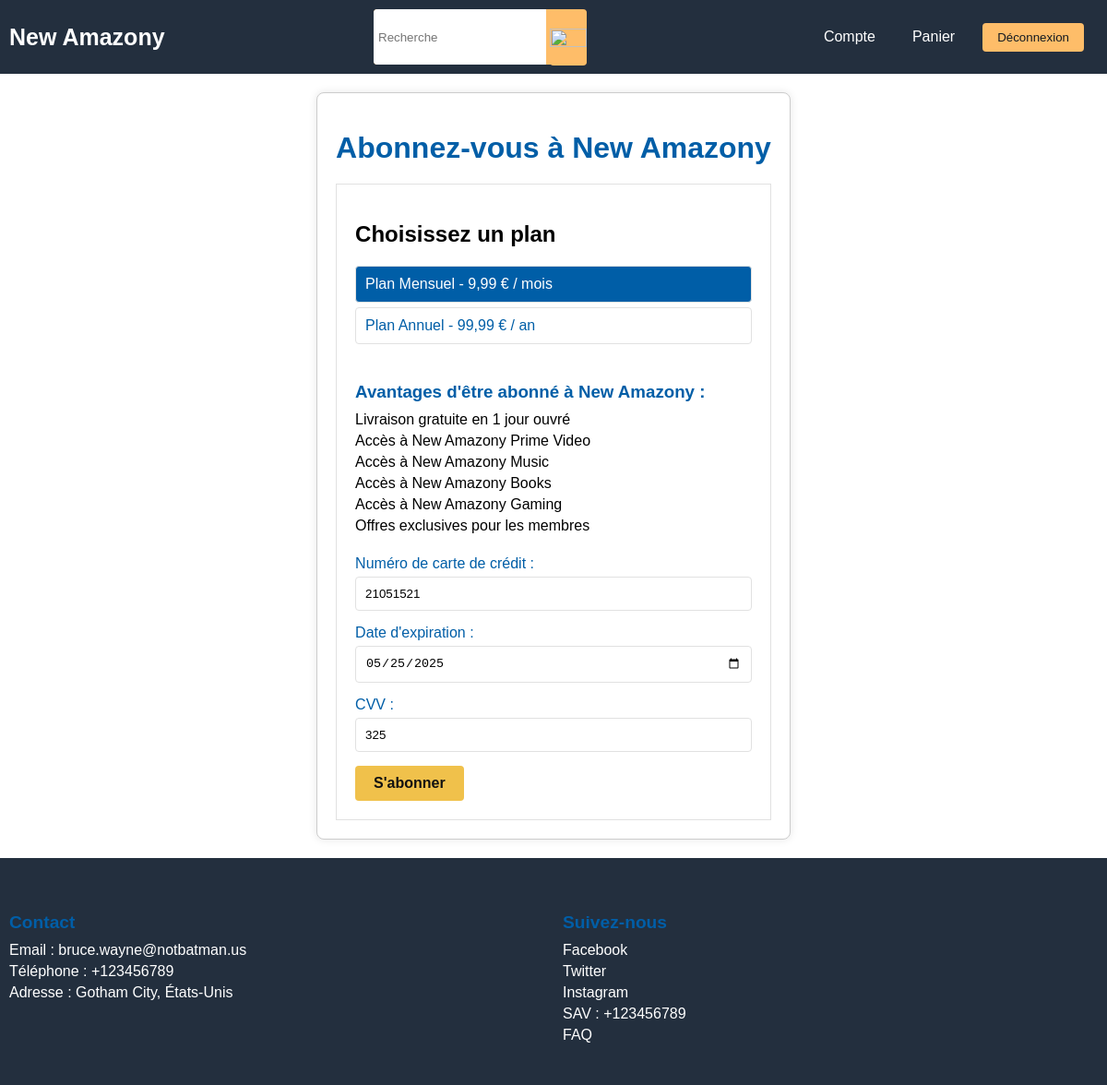
/php/abonnement.php (signed in), run on an earlier commit of the app's database.
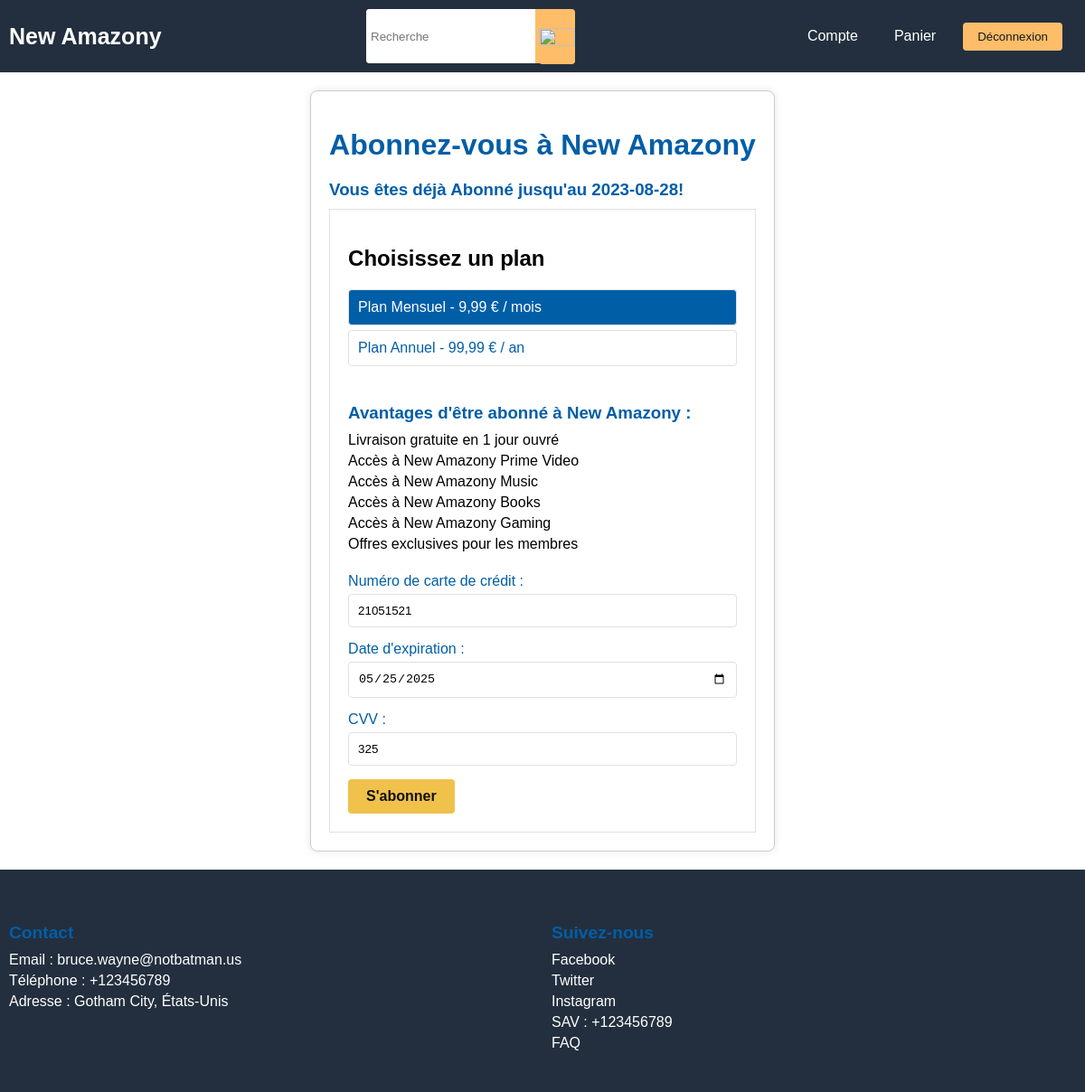
And on a later commit of the database.
### tables this page shows
CREATE TABLE IF NOT EXISTS `client` (
  `Prénom` varchar(50) NOT NULL,
  `Nom` varchar(50) NOT NULL,
  `Mail` varchar(100) NOT NULL,
  `Tel` varchar(15) NOT NULL,
  `Adresse` varchar(500) DEFAULT NULL,
  `Date_contrat` date DEFAULT NULL,
  `mdp` varchar(50) NOT NULL,
  `ID` int NOT NULL AUTO_INCREMENT,
  `numero_CB` int DEFAULT NULL,
  `date_CB` date DEFAULT NULL,
  `crypto_CB` int DEFAULT NULL,
  PRIMARY KEY (`ID`)
);

### php/fonction_get.php (called while the page is built, shortened)
<?php
require_once "fonction_update.php";
function recup_Data_Client($ID_Cli){
    global $link;
    $data = [];
    $sql_data = "SELECT * FROM client WHERE ID = $ID_Cli";
    $res_data = mysqli_query($link, $sql_data);
    $sql = "DESCRIBE client";
    $result = $link->query($sql);
    $obj = mysqli_fetch_object($res_data);
    while($row = $result->fetch_assoc()){
        $var = $row['Field'];
        $data[$var] = $obj->$var;
    }
    return $data;
}
?>

### php/abonnement.php (the view, shortened to what this page needs)
<?php
include("header.php");
$id_client = $_SESSION['Connexion'][0];
$value = recup_Data_Client($id_client);
?>
<!DOCTYPE html>
<html>
<head>
  <link rel="stylesheet" type="text/css" href="/projet_pedago/css/abonnement.css">
  <link rel="stylesheet" type="text/css" href="/projet_pedago/css/Main.css">
</head>
<body>
<div class="container">
    <h1>Abonnez-vous à New Amazony</h1>
    <?php
      if($value['Date_contrat'] > date('Y-m-d')){
        print("<h3>Vous êtes déjà Abonné jusqu'au " . $value['Date_contrat'] . "! </h3>");
      }
    ?>
    <div class="card">
      <h2>Choisissez un plan</h2>
      <div class="plan">
      <form action="/projet_pedago/php/abonnement.php" method="POST">
        <label for="monthly">Plan Mensuel - 9,99 € / mois</label>
        <label for="yearly">Plan Annuel - 99,99 € / an</label>
      </div>
      <h3>Avantages d'être abonné à New Amazony :</h3>
      <ul id ="more">
        <li>Livraison gratuite en 1 jour ouvré</li>
        <li>Accès à New Amazony Prime Video</li>
        <li>Accès à New Amazony Music</li>
        <li>Accès à New Amazony Books</li>
        <li>Accès à New Amazony Gaming</li>
        <li>Offres exclusives pour les membres</li>
      </ul>
      <br>
        <div class="form-group">
          <label for="cardNumber">Numéro de carte de crédit :</label>
          <input type="number" min="0" step="1" id="cardNumber" name="cardNumber" value="<?php echo(htmlspecialchars($value["numero_CB"]));?>" required>
        </div>
        <div class="form-group">
          <label for="expirationDate">Date d'expiration :</label>
          <input type="date" id="expirationDate" name="expirationDate" value="<?php echo(htmlspecialchars($value["date_CB"]));?>" required>
        </div>
        <div class="form-group">
          <label for="cvv">CVV :</label>
          <input type="number" min="0" step="1" id="cvv" name="cvv" value="<?php echo(htmlspecialchars($value["crypto_CB"]));?>" required>
        </div>
        <button type="submit" id="subscribe-btn" name="abonner">S'abonner</button>
    </div>
  </div>
</body>
</html>
<?php
include("footer.php");
?>

What changed in the data, as far as the page shows it:
changed client: Date_contrat (not shown) → "2023-08-28"
Also different on the page:
text now shown: "Vous êtes déjà Abonné jusqu'au !"
